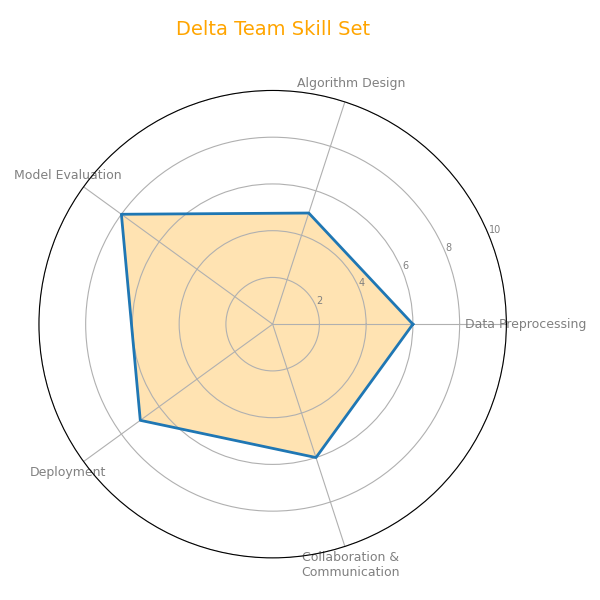

Reproduce this figure in Python.
import numpy as np
import matplotlib.pyplot as plt
from math import pi

# Define the skill areas
skill_areas = [
    'Data Preprocessing', 'Algorithm Design', 'Model Evaluation',
    'Deployment', 'Collaboration &\nCommunication'
]

# Define the skill levels for each team
alpha_team_skills = [8, 6, 7, 5, 9]
beta_team_skills = [5, 7, 8, 6, 7]
gamma_team_skills = [7, 9, 6, 4, 8]
delta_team_skills = [6, 5, 8, 7, 6]

# Combine data into a dictionary for easy plotting
teams_data = {
    'Alpha Team': alpha_team_skills,
    'Beta Team': beta_team_skills,
    'Gamma Team': gamma_team_skills,
    'Delta Team': delta_team_skills
}

# Define colors for each team
team_colors = {
    'Alpha Team': 'red',
    'Beta Team': 'blue',
    'Gamma Team': 'green',
    'Delta Team': 'orange'
}

# Create a radar chart function
def create_radar_chart(title, team_data, labels, color):
    num_vars = len(labels)
    angles = np.linspace(0, 2 * pi, num_vars, endpoint=False).tolist()
    team_data += team_data[:1]
    angles += angles[:1]

    fig, ax = plt.subplots(figsize=(6, 6), subplot_kw=dict(polar=True))
    plt.xticks(angles[:-1], labels, color='grey', size=9)
    plt.yticks([2, 4, 6, 8, 10], ["2", "4", "6", "8", "10"], color="grey", size=7)
    plt.ylim(0, 10)

    ax.plot(angles, team_data, linewidth=2, linestyle='solid')
    ax.fill(angles, team_data, color=color, alpha=0.3)

    plt.title(title, size=14, color=color, y=1.1)

# Plot for each team
for team_name, skill_levels in teams_data.items():
    create_radar_chart(f'{team_name} Skill Set', skill_levels, skill_areas, team_colors[team_name])

plt.tight_layout()
plt.show()
